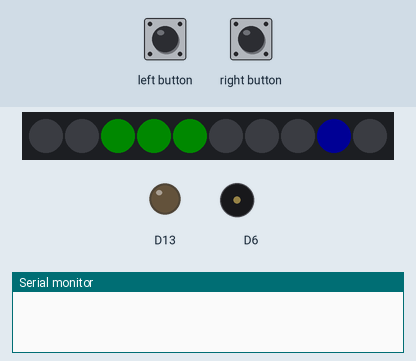
The sketch below on a simulated Adafruit Circuit Playground Express. Shown: 10 RGB LEDs in strip order, left to right, output pins drawn as LEDs (lit = HIGH), buzzer (waves = sounding), the last lines printed to the serial monitor. The inputs (shaded band) are chosen by the test bench. Dim RGB values are drawn brighter than linear; random numbers use the default seed unless the sketch sets one.

Above: at 5.9 s.
6.0 s: right button pressed for 0.15 s
6.7 s: left button pressed for 0.15 s
At 7.31 s:
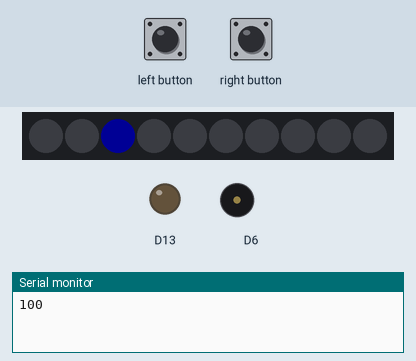
7.4 s: left button pressed for 1 s
At 8.4 s:
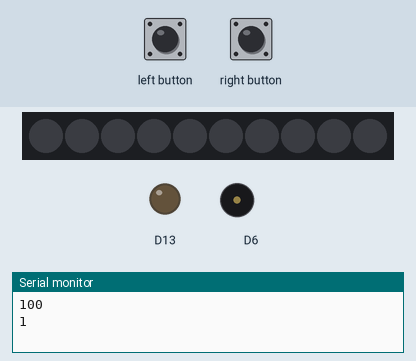
11.4 s: right button pressed for 1 s
15.4 s: right button pressed for 0.15 s
At 15.4 s:
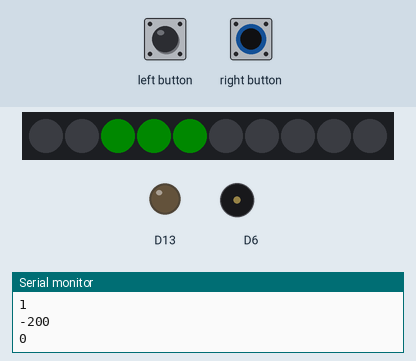
16.1 s: left button pressed for 3.2 s
At 20.4 s:
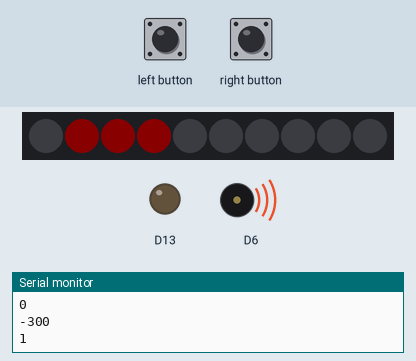
Timing chart, 0 to 27.2 s (numbered marks = the images above; inputs shaded):
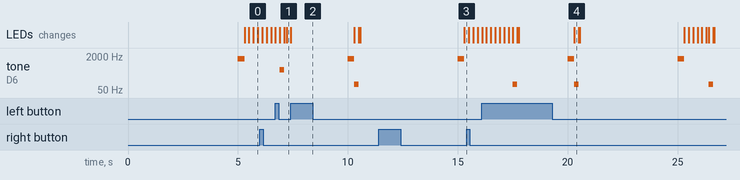

The sketch:

GEN_RUSH.ino
```cpp
// (licence header left out)
#include <Adafruit_CircuitPlayground.h>
#include <AsyncDelay.h>

AsyncDelay delay_5s;

int Difficulty = 5; //The B button is the difficulty selector.
int Interact = 4; //The A button is the main tool for the game.

int IniZone = 0;
int MinusZone = 0;
int PlusZone = 0;

volatile bool SkillCheck = false;
volatile bool SpeedUp = false;

bool AVal = 0;
int BVal = 0;
bool GameTimeVal = 0;
bool Victory = 0;
int Charge = 0;
int i = 10;
int Speed = 200;
int Goal = 1000;

void setup() {
  Serial.begin(9600);
  CircuitPlayground.begin();
  delay_5s.start(5000, AsyncDelay::MILLIS);
  randomSeed(analogRead(0));

  pinMode(Difficulty,INPUT_PULLDOWN);
  attachInterrupt(digitalPinToInterrupt(Difficulty), Changer, RISING);

  pinMode(Interact, INPUT_PULLDOWN);
  attachInterrupt(digitalPinToInterrupt(Interact), DidItWork, FALLING);

}

void loop() {
  if(Charge < Goal){ //If the goal is yet to be reached, the game will continue.

  if(SpeedUp == true)
  {
    BVal++;
    if(BVal > 1)
    {
      BVal = 0;
    }
    SpeedUp = false;
    Serial.println(BVal);
  }

  switch(BVal) //This selects the difficulty, changing the speed of the game and the goal.
  {
    case 0:
      Speed = 200;
      Goal = 1000;
      break;
    case 1:
      Speed = 100;
      Goal = 1500;
      break;
    default: //Is this how it works? I just needed something to fill that second input slot.
      break;
  }

  if(GameTimeVal == false)
  {
    if(delay_5s.isExpired()) //The bread and butter of this code.
    {
      CircuitPlayground.playTone(1480.0 , 300);
      StartEngine(); // This presets the LEDs that the zones will take place.
      if(BVal == 1)
      {
        CircuitPlayground.setPixelColor(IniZone, 128, 0, 0);
        CircuitPlayground.setPixelColor(MinusZone, 128, 0, 0);
        CircuitPlayground.setPixelColor(PlusZone, 128, 0, 0);
      }
      else
      {
        CircuitPlayground.setPixelColor(IniZone, 0, 128, 0);
        CircuitPlayground.setPixelColor(MinusZone, 0, 128, 0);
        CircuitPlayground.setPixelColor(PlusZone, 0, 128, 0);
      }
      GameTimeVal = true;
      delay_5s.repeat();
    }
    if(Charge < 0) // This prevents Underflow.
    {
      Charge = 0;
    }
    if(Charge > Goal) // This prevents Overflow.
    {
      Charge = Goal;
    }
  }
  while(GameTimeVal == true) //This prevents the game from playing over itself
  {
    if(SkillCheck == true) //Checks if the A button was pressed at the right time
   {
     if(i == IniZone) //Middle Zone
     {
       CircuitPlayground.playTone(440.00, 200);
       Charge += 100;
       for(int l = 0; l < 10; l++)
       {
         CircuitPlayground.setPixelColor(l, 0, 255, 0);
       }
       delay(100);
       CircuitPlayground.clearPixels();
       GameTimeVal = false;
       Serial.println(Charge);
     }
     else if(i == MinusZone) //Back Zone
     {
       CircuitPlayground.playTone(440.00, 200);
       Charge += 100;
       for(int l = 0; l < 10; l++)
       {
         CircuitPlayground.setPixelColor(l, 0, 255, 0);
       }
       delay(100);
       CircuitPlayground.clearPixels();
       GameTimeVal = false;
       Serial.println(Charge);
     }
     else if(i == PlusZone) //Front Zone
     {
       CircuitPlayground.playTone(440.00, 200);
       Charge += 100;
       for(int l = 0; l < 10; l++)
       {
         CircuitPlayground.setPixelColor(l, 0, 255, 0);
       }
       delay(100);
       CircuitPlayground.clearPixels();
       GameTimeVal = false;
       Serial.println(Charge);
     }
     else //Fail
     {
       CircuitPlayground.playTone(92.499, 200);
       Charge -= 300;
       for(int j = 0; j < 10; j++)
       {
         CircuitPlayground.setPixelColor(j, 255, 0, 0);
       }
       delay(50);
       CircuitPlayground.clearPixels();
       GameTimeVal = false;
       Serial.println(Charge);
     }
     SkillCheck = false;
   } //This concludes the A button code
    CircuitPlayground.setPixelColor(i, 0, 0, 255);
    delay(Speed);
    CircuitPlayground.setPixelColor(i, 0, 0, 0);
    i--;
    if (i < 0 && GameTimeVal == true) //This checks if you missed the zones entirely
    {
      CircuitPlayground.playTone(92.499, 200);
      Charge -= 300;
      for(int j = 0; j < 10; j++)
      {
        CircuitPlayground.setPixelColor(j, 255, 0, 0);
      }
      delay(50);
      CircuitPlayground.clearPixels();
      GameTimeVal = false;
      Serial.println(Charge);
    } //There's a strange bug where it counts a miss if you hit a dot on the very edge of the board. My way of fixing this is literally getting better at the game.
    else if(GameTimeVal == false)
    {
      break;
    }
  }
}
else //This is what happens when you reach your goal.
{
  for(int g = 0; g < 10; g++)
  {
    CircuitPlayground.setPixelColor(g, 255, 255, 255);
  }
  if(Victory == false)
  {
    CircuitPlayground.playTone(587.33, 500);
    Victory = true; //This prevents it from playing more than once.
  }
}
}

void DidItWork()
{
  SkillCheck = true;
}

void Changer()
{
  SpeedUp = 1;
}

void StartEngine()
{
  IniZone = random(1, 4);
  MinusZone = IniZone - 1;
  PlusZone = IniZone + 1; //So far, this works. Not sure how, but it does.
  i = 10; //This is to reset your position after every round.
}
```

Measured:
- after the input at 6.7 s, tone on D6: silent → 440 Hz after 0.21 s, → silent 0.20 s later
